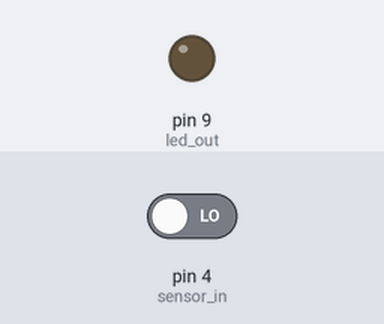
Bench run of a sketch on a simulated Arduino Uno, built with avr-gcc and run on an emulated ATmega328P. On the bench: output pins drawn as LEDs (lit = HIGH). Inputs (shaded band) come from the test bench; at power-on: pin 4 (sensor_in) LOW.

Above: at 1.2 s.
1.3 s: pin 4 (sensor_in) driven HIGH
At 1.7 s:
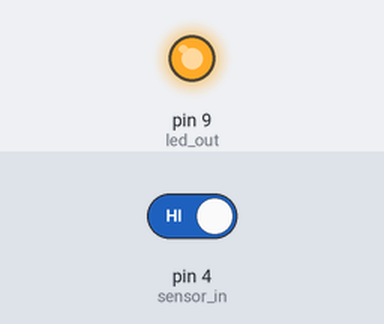
2.8 s: pin 4 (sensor_in) driven LOW
At 4.1 s:
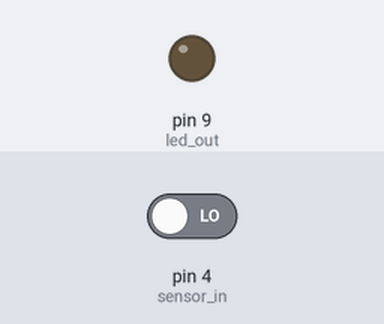
Timing chart, 0 to 5.8 s (numbered marks = the images above; inputs shaded):
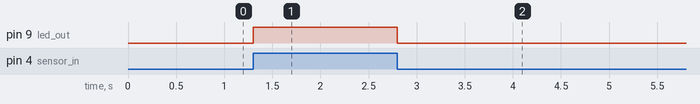

Measured:
- after the input at 1.3 s, pin 9 (led_out): LOW → HIGH at once
- after the input at 2.8 s, pin 9 (led_out): HIGH → LOW at once

The sketch:

clock_timing_for_github.ino
```cpp
#define led_out 9
#define sensor_in 4

boolean val;//  this defines the variale for the input
boolean oldval;  //old state of the variable

long int mytime = 0 ;
long int oldtime = 0;
long int diftime = 0;
//
long int count  =  0;
long int no_values = 300;
long int present_sum = 0;
long int total_sum = 0;
long int avg = 0;
//
void setup() {
  // put your setup code here, to run once:
  pinMode (led_out, OUTPUT);
  pinMode (sensor_in, INPUT);
  Serial.begin(9600);
}

void loop() {
  //count = 0;

  // put your main code here, to run repeatedly:
  while (count < no_values) {
    //count = count +1;
    ////////////////////////////////////
    oldval = val;
    val = (digitalRead (sensor_in));


    if ((val == HIGH) && (oldval == LOW))  {
      digitalWrite (led_out, HIGH);


    }
    else if ((val == LOW) && (oldval == HIGH))  {
      digitalWrite (led_out, LOW);


      mytime = micros();
      diftime = mytime - oldtime;
      /////
      total_sum += diftime;
      /////
      //Serial.print (count);
      //Serial.print (" number   ");
      //Serial.println (diftime);
      //Serial.println (total_sum);

      //Serial.print (" ");
      //Serial.print (" ");
      //Serial.print (diftime);


      oldtime = mytime;
      count = count + 1;
    }

    ///////////////////////////////////////////////
    //count = 0;
  }
  avg = total_sum / (count);
  Serial.print ("the average is   ");
  Serial.println (avg/100);
  Serial.print ("   This is average of ");
  //Serial.println( (count), "   numbers");    not working
  count = 0;     /////re-zero everything
  avg = 0;
  total_sum = 0;
}
//there are lots of extra lines, mostly to take out unwanted printed lines.
//this version only prints one line and it is an average of 30 tictocks.  I am dividing it by 100 to make the numbers easier to read. and
//those last two digits are just noise anyway.
//I could run this all into a sqlite3 database with python, but have no reason to go that far.
//I have determined that a tictock of 1.0583 will put my clock within a minute a day of good time.  And
//one turn on the nut will be right at one minute a day.
//
//pretty cool
```
